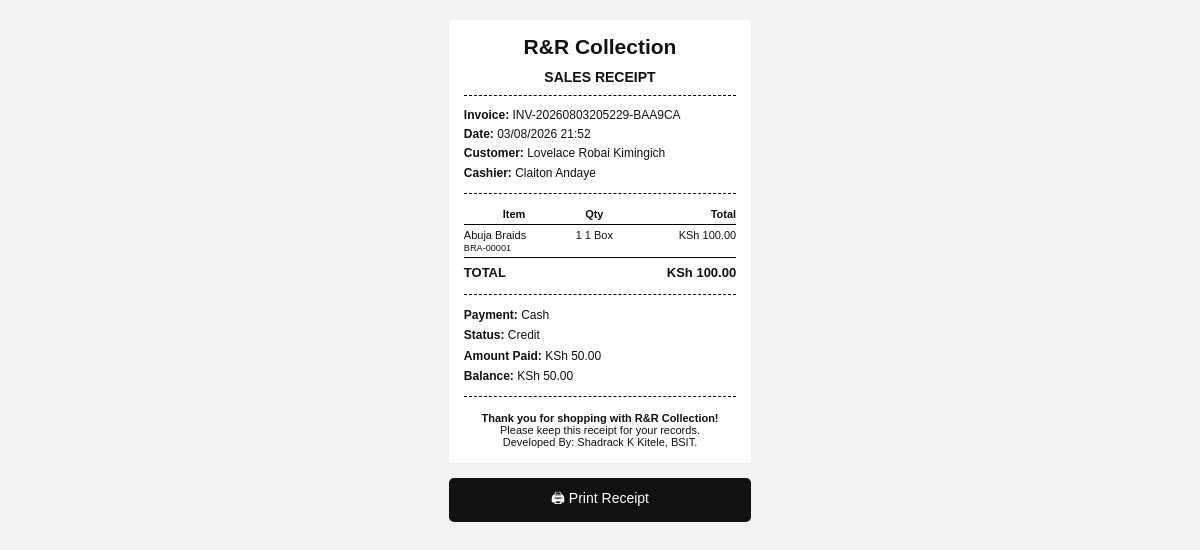
Page /admin/sales/receipt.php?id=43 (signed in) on the committed database.
### tables this page shows
CREATE TABLE `sales` (
  `id` int(11) NOT NULL AUTO_INCREMENT,
  `invoice_no` varchar(50) DEFAULT NULL,
  `customer_id` int(11) DEFAULT NULL,
  `user_id` int(11) NOT NULL,
  `total` decimal(12,2) NOT NULL DEFAULT 0.00,
  `payment_method` enum('Cash','Lipa na M-Pesa') NOT NULL DEFAULT 'Cash',
  `mpesa_phone` varchar(20) DEFAULT NULL,
  `mpesa_transaction_code` varchar(50) DEFAULT NULL,
  `mpesa_payment_mode` enum('STK_PUSH','DIRECT_TILL') DEFAULT NULL,
  `payment_status` enum('Paid','Partial','Credit') NOT NULL DEFAULT 'Paid',
  `amount_paid` decimal(12,2) NOT NULL DEFAULT 0.00,
  `balance` decimal(12,2) NOT NULL DEFAULT 0.00,
  `sale_date` datetime NOT NULL DEFAULT current_timestamp(),
  PRIMARY KEY (`id`),
  UNIQUE KEY `invoice_no` (`invoice_no`),
  KEY `customer_id` (`customer_id`),
  KEY `user_id` (`user_id`),
  CONSTRAINT `fk_sales_customer` FOREIGN KEY (`customer_id`) REFERENCES `customers` (`id`) ON DELETE SET NULL ON UPDATE CASCADE,
  CONSTRAINT `fk_sales_user` FOREIGN KEY (`user_id`) REFERENCES `users` (`id`) ON UPDATE CASCADE
);

CREATE TABLE `customers` (
  `id` int(11) NOT NULL AUTO_INCREMENT,
  `customer_code` varchar(50) DEFAULT NULL,
  `customer_name` varchar(150) NOT NULL,
  `phone` varchar(30) DEFAULT NULL,
  `email` varchar(100) DEFAULT NULL,
  `address` varchar(255) DEFAULT NULL,
  `credit_limit` decimal(12,2) NOT NULL DEFAULT 0.00,
  `status` enum('Active','Inactive') NOT NULL DEFAULT 'Active',
  `premium_status` enum('Regular','Premium') NOT NULL DEFAULT 'Regular',
  `sms_enabled` tinyint(1) NOT NULL DEFAULT 1,
  `new_arrival_alerts` tinyint(1) NOT NULL DEFAULT 0,
  `credit_balance` decimal(12,2) NOT NULL DEFAULT 0.00,
  PRIMARY KEY (`id`),
  UNIQUE KEY `customer_code` (`customer_code`)
);

CREATE TABLE `users` (
  `id` int(11) NOT NULL AUTO_INCREMENT,
  `fullname` varchar(100) NOT NULL,
  `username` varchar(50) NOT NULL,
  `password` varchar(255) NOT NULL,
  `role` enum('Admin','Cashier') NOT NULL DEFAULT 'Cashier',
  `status` enum('Active','Inactive') NOT NULL DEFAULT 'Active',
  `last_login` datetime DEFAULT NULL,
  PRIMARY KEY (`id`),
  UNIQUE KEY `username` (`username`)
);

CREATE TABLE `sale_items` (
  `id` int(11) NOT NULL AUTO_INCREMENT,
  `sale_id` int(11) NOT NULL,
  `product_id` int(11) NOT NULL,
  `quantity` int(11) NOT NULL,
  `price` decimal(12,2) NOT NULL,
  `subtotal` decimal(12,2) NOT NULL,
  PRIMARY KEY (`id`),
  KEY `sale_id` (`sale_id`),
  KEY `product_id` (`product_id`),
  CONSTRAINT `fk_sale_items_product` FOREIGN KEY (`product_id`) REFERENCES `products` (`id`) ON UPDATE CASCADE,
  CONSTRAINT `fk_sale_items_sale` FOREIGN KEY (`sale_id`) REFERENCES `sales` (`id`) ON DELETE CASCADE ON UPDATE CASCADE
);

CREATE TABLE `products` (
  `id` int(11) NOT NULL AUTO_INCREMENT,
  `product_code` varchar(50) NOT NULL,
  `product_name` varchar(150) NOT NULL,
  `category_id` int(11) NOT NULL,
  `supplier_id` int(11) DEFAULT NULL,
  `unit` varchar(50) DEFAULT NULL,
  `buying_price` decimal(12,2) NOT NULL DEFAULT 0.00,
  `selling_price` decimal(12,2) NOT NULL DEFAULT 0.00,
  `quantity` int(11) NOT NULL DEFAULT 0,
  `reorder_level` int(11) NOT NULL DEFAULT 0,
  `status` enum('Active','Inactive') NOT NULL DEFAULT 'Active',
  `image` varchar(255) DEFAULT NULL,
  PRIMARY KEY (`id`),
  UNIQUE KEY `product_code` (`product_code`),
  KEY `category_id` (`category_id`),
  KEY `supplier_id` (`supplier_id`),
  CONSTRAINT `fk_products_category` FOREIGN KEY (`category_id`) REFERENCES `categories` (`id`) ON UPDATE CASCADE,
  CONSTRAINT `fk_products_supplier` FOREIGN KEY (`supplier_id`) REFERENCES `suppliers` (`id`) ON DELETE SET NULL ON UPDATE CASCADE
);

### admin/sales/receipt.php (the view, shortened to what this page needs)
<?php
require_once "../../config/database.php";
$saleId = isset($_GET['id'])
    ? (int)$_GET['id']
    : 0;
$saleStmt = mysqli_prepare(
    $conn,
    "
    SELECT
        s.id,
        s.invoice_no,
        s.customer_id,
        s.user_id,
        s.total,
        s.payment_method,
        s.payment_status,
        s.amount_paid,
        s.balance,
        s.sale_date,
        c.customer_name,
        u.fullname
    FROM sales s
    LEFT JOIN customers c
        ON s.customer_id = c.id
    INNER JOIN users u
        ON s.user_id = u.id
    WHERE s.id = ?
    LIMIT 1
    "
);
mysqli_stmt_bind_param(
    $saleStmt,
    "i",
    $saleId
);
mysqli_stmt_execute($saleStmt);
$saleResult =
    mysqli_stmt_get_result($saleStmt);
$sale =
    mysqli_fetch_assoc($saleResult);
$itemStmt = mysqli_prepare(
    $conn,
    "
    SELECT
        si.quantity,
        si.price,
        si.subtotal,
        p.product_code,
        p.product_name,
        p.unit
    FROM sale_items si
    INNER JOIN products p
        ON si.product_id = p.id
    WHERE si.sale_id = ?
    ORDER BY si.id ASC
    "
);
mysqli_stmt_bind_param(
    $itemStmt,
    "i",
    $saleId
);
mysqli_stmt_execute($itemStmt);
$itemsResult =
    mysqli_stmt_get_result($itemStmt);
?>
<!DOCTYPE html>
<html lang="en">
<head>
</head>
<body>
<div class="receipt">
    <div class="center">
        <div class="store-name">
            R&R Collection
        </div>
        <div class="receipt-title">
            SALES RECEIPT
        </div>
    </div>
    <div class="divider"></div>
    <div class="meta">
        <strong>
            Invoice:
        </strong>
        <?= htmlspecialchars(
            $sale['invoice_no']
        ); ?>
        <br>
        <strong>
            Date:
        </strong>
        <?= date(
            'd/m/Y H:i',
            strtotime($sale['sale_date'])
        ); ?>
        <br>
        <strong>
            Customer:
        </strong>
        <?= htmlspecialchars(
            $sale['customer_name']
                ?? 'Walk In Customer'
        ); ?>
        <br>
        <strong>
            Cashier:
        </strong>
        <?= htmlspecialchars(
            $sale['fullname']
        ); ?>
    </div>
    <div class="divider"></div>
    <table>
        <thead>
            <tr>
                <th>
                    Item
                </th>
                <th class="text-center">
                    Qty
                </th>
                <th class="text-right">
                    Total
                </th>
            </tr>
        </thead>
        <tbody>
        <?php while ($item = mysqli_fetch_assoc($itemsResult)): ?>
            <tr>
                <td>
                    <?= htmlspecialchars(
                        $item['product_name']
                    ); ?>
                    <br>
                    <small>
                        <?= htmlspecialchars(
                            $item['product_code']
                        ); ?>
                    </small>
                </td>
                <td class="text-center">
                    <?= (int)$item['quantity']; ?>
                    <?php if (!empty($item['unit'])): ?>
                        <?= htmlspecialchars(
                            $item['unit']
                        ); ?>
                    <?php endif; ?>
                </td>
                <td class="text-right">
                    KSh
                    <?= number_format(
                        (float)$item['subtotal'],
                        2
                    ); ?>
                </td>
            </tr>
        <?php endwhile; ?>
        </tbody>
        <tfoot>
            <tr class="total-row">
                <td colspan="2">
                    TOTAL
                </td>
                <td class="text-right">
                    KSh
                    <?= number_format(
                        (float)$sale['total'],
                        2
                    ); ?>
                </td>
            </tr>
        </tfoot>
    </table>
    <div class="divider"></div>
    <div class="payment">
        <strong>
            Payment:
        </strong>
        <?= htmlspecialchars(
            $sale['payment_method']
        ); ?>
        <br>
        <strong>
            Status:
        </strong>
        <?= htmlspecialchars(
            $sale['payment_status']
        ); ?>
        <br>
        <strong>
            Amount Paid:
        </strong>
        KSh
        <?= number_format(
            (float)$sale['amount_paid'],
            2
        ); ?>
        <?php if ((float)$sale['balance'] > 0): ?>
            <br>
            <strong>
                Balance:
            </strong>
            KSh
            <?= number_format(
                (float)$sale['balance'],
                2
            ); ?>
        <?php endif; ?>
    </div>
    <div class="divider"></div>
    <div class="footer">
        <strong>
            Thank you for shopping with R&R Collection!
        </strong>
        <br>
        Please keep this receipt for your records.<br>
        Developed By: Shadrack K Kitele, BSIT.
    </div>
</div>
<button
    type="button"
    class="print-button"
    onclick="window.print()"
>
    🖨 Print Receipt
</button>
</body>
</html>

### admin/sales/receipt.php (style rules this page uses)
* { box-sizing: border-box; }
body { margin: 0; padding: 20px; background: #f2f2f2; font-family: Arial, Helvetica, sans-serif; color: #111; }
.receipt { width: 80mm; max-width: 100%; margin: 0 auto; background: #fff; padding: 15px; }
.center { text-align: center; }
.store-name { font-size: 21px; font-weight: bold; margin-bottom: 4px; }
.receipt-title { font-size: 14px; font-weight: bold; margin: 10px 0; }
.meta { font-size: 12px; line-height: 1.6; }
.divider { border-top: 1px dashed #000; margin: 10px 0; }
table { width: 100%; border-collapse: collapse; font-size: 11px; }
th, td { padding: 4px 0; vertical-align: top; }
th { border-bottom: 1px solid #000; }
.text-right { text-align: right; }
.text-center { text-align: center; }
.total-row td { font-size: 13px; font-weight: bold; border-top: 1px solid #000; padding-top: 7px; }
.payment { font-size: 12px; line-height: 1.7; }
.footer { text-align: center; font-size: 11px; margin-top: 15px; }
.print-button { display: block; width: 80mm; max-width: 100%; margin: 15px auto; padding: 10px; border: 0; border-radius: 5px; background: #111; color: #fff; cursor: pointer; font-size: 14px; }

### rows in the picture
sales: invoice_no "INV-20260803205229-BAA9CA", sale_date "03/08/2026 21:52", customer.customer_name "Lovelace Robai Kimingich", user.fullname "Claiton Andaye", total "100.00", payment_method "Cash", payment_status "Credit", amount_paid "50.00", balance "50.00"
sale_items: product.product_name "Abuja Braids", product.product_code "BRA-00001", quantity "1", product.unit "1 Box", subtotal "100.00"
